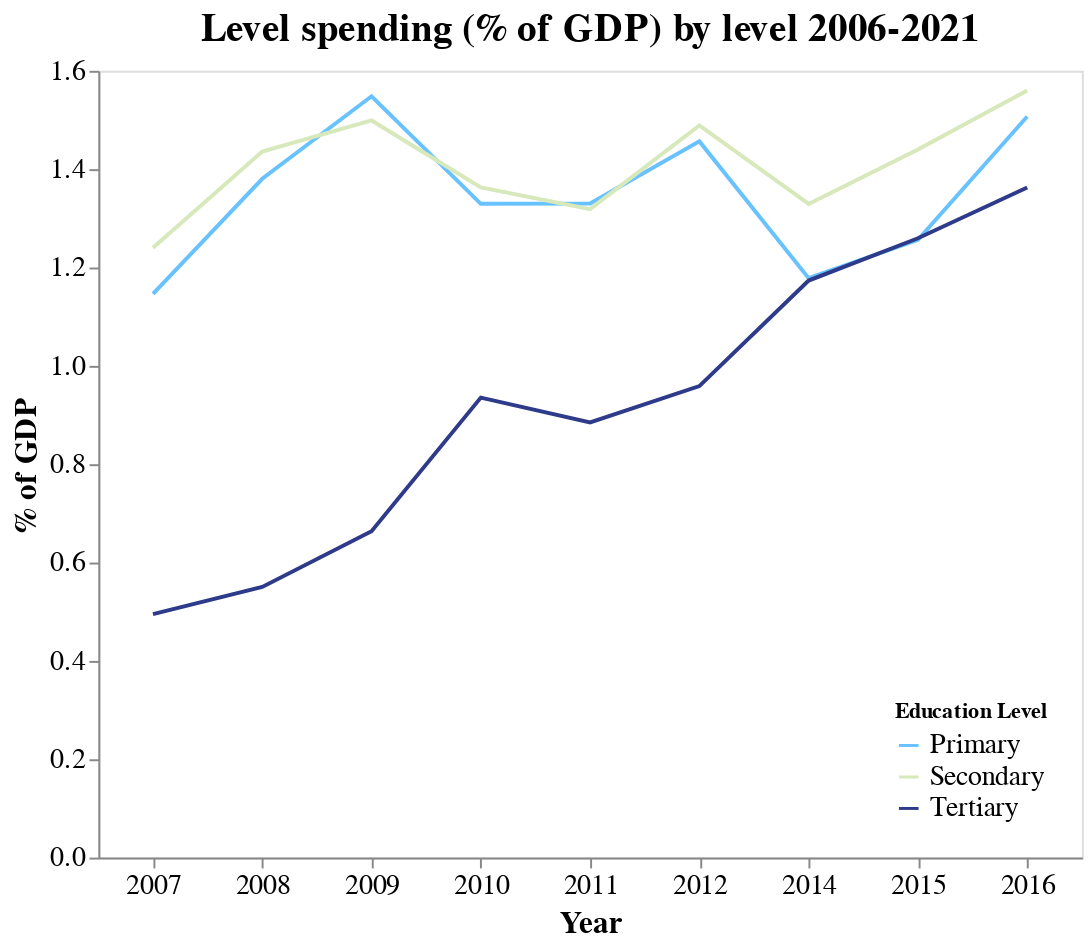

Here is the notebook cell this chart was saved with:
### Code cell
#axis_values = list(range(2007, 2017, 2))

chart_8 = alt.Chart(spend_long).mark_line().encode(
    x = alt.X("year:N", axis = alt.Axis(
        labelAngle = 0,
        labelFontSize = 14,
        titleFontSize = 16)
        ).title("Year"),
    y = alt.Y("value", axis = alt.Axis(
        grid=False,
        labelFontSize = 14,
        titleFontSize = 16
    )).title("% of GDP"),
    color = alt.Color("level",
                      scale = alt.Scale(
                          domain = levels,
                          range = colors
                      ),
                      legend = alt.Legend(
                          orient = "bottom-right"
                      )
                      ).title("Education Level")
                      ).properties(
        title = "Level spending (% of GDP) by level 2006-2021",
        width = 500,
        height = 400).configure_axis(
            grid = False,
            labelFontSize = 12,
            titleFontSize = 14
        ).configure_view(strokeWidth=0
        ).configure(background="transparent"
        ).configure_legend(
        labelFontSize = 14
        ).configure_title(
        fontSize=20)

chart_8.save("../static/spending.svg")
chart_8.save("../png_charts/spending.png")
chart_8

### Figure 1 — Vega-Lite specification as saved in the notebook (floating-point values rounded to 4 significant figures)
{"config": {"view": {"continuousWidth": 300, "continuousHeight": 300}, "background": "transparent", "legend": {"labelFontSize": 14}, "title": {"fontSize": 20}}, "data": {"name": "data-bbecc726177ef85d9ae15a79c961ddd8"}, "mark": {"type": "line"}, "encoding": {"color": {"field": "level", "legend": {"orient": "bottom-right"}, "scale": {"domain": ["Primary", "Secondary", "Tertiary"], "range": ["#68C2FF", "#D7E8BA", "#2E3A8A"]}, "title": "Education Level", "type": "nominal"}, "x": {"axis": {"labelAngle": 0, "labelFontSize": 14, "titleFontSize": 16}, "field": "year", "title": "Year", "type": "nominal"}, "y": {"axis": {"grid": false, "labelFontSize": 14, "titleFontSize": 16}, "field": "value", "title": "% of GDP", "type": "quantitative"}}, "height": 400, "title": "Level spending (% of GDP) by level 2006-2021", "width": 500, "$schema": "https://vega.github.io/schema/vega-lite/v5.20.1.json", "datasets": {"data-bbecc726177ef85d9ae15a79c961ddd8": [{"year": 2007, "level": "Primary", "value": 1.146}, {"year": 2008, "level": "Primary", "value": 1.38}, {"year": 2009, "level": "Primary", "value": 1.548}, {"year": 2010, "level": "Primary", "value": 1.33}, {"year": 2011, "level": "Primary", "value": 1.33}, {"year": 2012, "level": "Primary", "value": 1.456}, {"year": 2014, "level": "Primary", "value": 1.178}, {"year": 2015, "level": "Primary", "value": 1.256}, {"year": 2016, "level": "Primary", "value": 1.507}, {"year": 2007, "level": "Secondary", "value": 1.24}, {"year": 2008, "level": "Secondary", "value": 1.436}, {"year": 2009, "level": "Secondary", "value": 1.499}, {"year": 2010, "level": "Secondary", "value": 1.363}, {"year": 2011, "level": "Secondary", "value": 1.319}, {"year": 2012, "level": "Secondary", "value": 1.489}, {"year": 2014, "level": "Secondary", "value": 1.329}, {"year": 2015, "level": "Secondary", "value": 1.44}, {"year": 2016, "level": "Secondary", "value": 1.56}, {"year": 2007, "level": "Tertiary", "value": 0.495}, {"year": 2008, "level": "Tertiary", "value": 0.5504}, {"year": 2009, "level": "Tertiary", "value": 0.6638}, {"year": 2010, "level": "Tertiary", "value": 0.9355}, {"year": 2011, "level": "Tertiary", "value": 0.8851}, {"year": 2012, "level": "Tertiary", "value": 0.9589}, {"year": 2014, "level": "Tertiary", "value": 1.173}, {"year": 2015, "level": "Tertiary", "value": 1.259}, {"year": 2016, "level": "Tertiary", "value": 1.363}]}}
